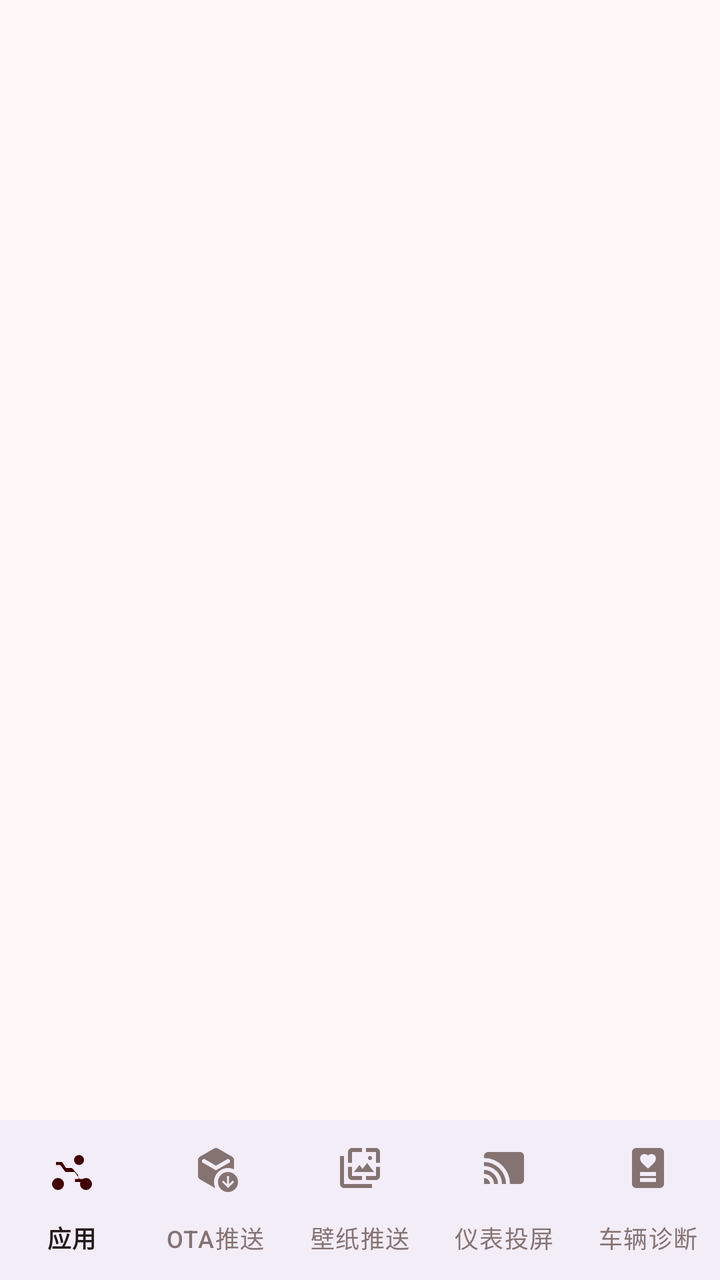
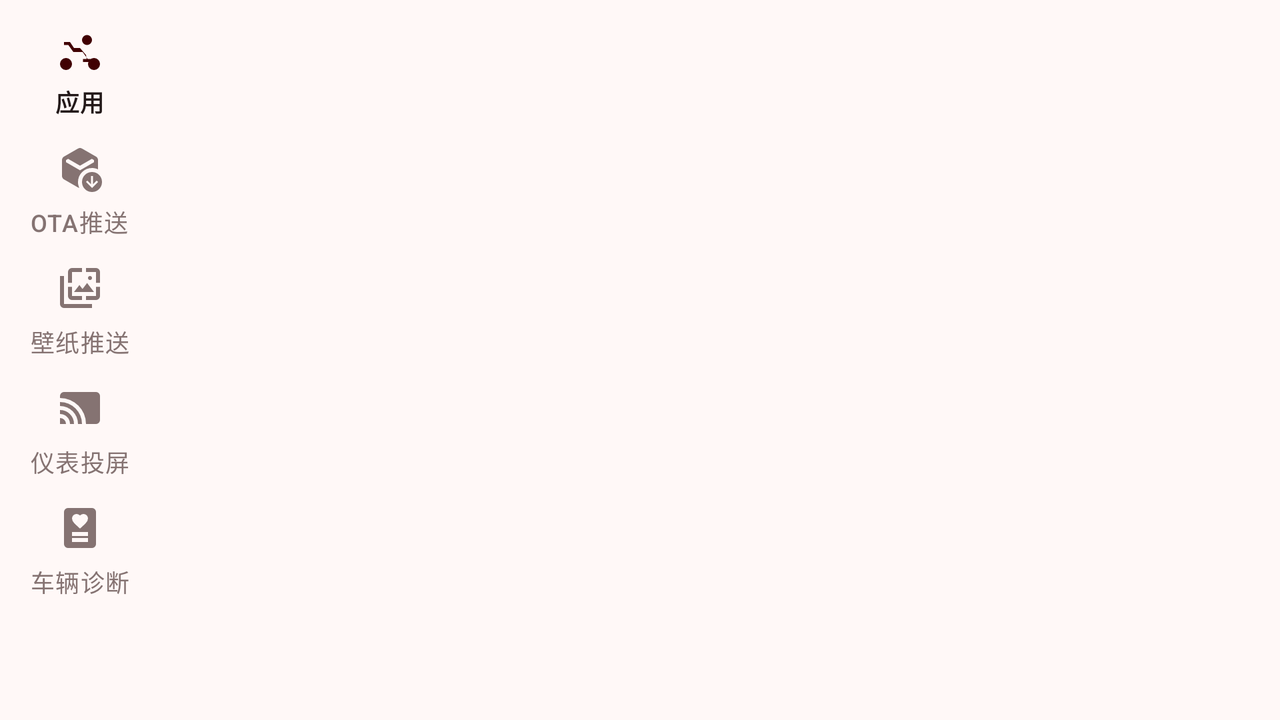

First picture: res/layout/ on a phone held upright. Second picture: the repository's own variant of that layout, on a device whose configuration matches the variant's folder. Source for both follows.
<!-- AndroidManifest.xml: activity theme AppTheme.NoTabAnim -->
<!-- res/layout/activity_main.xml -->
<?xml version="1.0" encoding="utf-8"?>
<androidx.coordinatorlayout.widget.CoordinatorLayout
    xmlns:android="http://schemas.android.com/apk/res/android"
    xmlns:app="http://schemas.android.com/apk/res-auto"
    android:layout_width="match_parent"
    android:layout_height="match_parent"
    android:background="?attr/colorSurface">

    
    <FrameLayout
        android:id="@+id/content"
        android:layout_width="match_parent"
        android:layout_height="match_parent" />

    
    <include
        layout="@layout/view_bottom_nav"
        android:layout_width="match_parent"
        android:layout_height="80dp"
        android:layout_gravity="bottom" />
</androidx.coordinatorlayout.widget.CoordinatorLayout>
<!-- res/layout/view_bottom_nav.xml (included above) -->
<?xml version="1.0" encoding="utf-8"?>
<com.google.android.material.bottomnavigation.BottomNavigationView
    xmlns:android="http://schemas.android.com/apk/res/android"
    xmlns:app="http://schemas.android.com/apk/res-auto"
    android:id="@+id/bottom_nav"
    android:layout_width="match_parent"
    android:layout_height="80dp"
    android:layout_gravity="bottom"
    app:labelVisibilityMode="labeled"
    app:menu="@menu/main_nav" />
<!-- resources referenced by this layout -->
<resources>
  <style name="AppTheme.NoTabAnim" parent="AppTheme">
          <item name="android:windowAnimationStyle">@style/WindowAnimation.None</item>
      </style>
  <style name="AppTheme" parent="Theme.Material3.DayNight.NoActionBar">
          <item name="colorPrimary">#8C4A4E</item>
          <item name="colorOnPrimary">#FFFFFF</item>
          <item name="colorPrimaryContainer">#FFDAD9</item>
          <item name="colorOnPrimaryContainer">#410002</item>
          <item name="colorSecondaryContainer">#FFDAD9</item>
          <item name="colorOnSecondaryContainer">#410002</item>
          <item name="colorSurface">#FFF8F7</item>
          <item name="colorOnSurface">#231919</item>
          <item name="colorOnSurfaceVariant">#857372</item>
          <item name="colorOutline">#D0C4C3</item>
          
          <item name="android:statusBarColor">@android:color/transparent</item>
          <item name="android:navigationBarColor">@android:color/transparent</item>
          <item name="android:windowBackground">?attr/colorSurface</item>
          <item name="android:windowLayoutInDisplayCutoutMode">shortEdges</item>
      </style>
  <style name="WindowAnimation.None" parent="@android:style/Animation.Activity">
          <item name="android:activityOpenEnterAnimation">@null</item>
          <item name="android:activityOpenExitAnimation">@null</item>
          <item name="android:activityCloseEnterAnimation">@null</item>
          <item name="android:activityCloseExitAnimation">@null</item>
          <item name="android:taskOpenEnterAnimation">@null</item>
          <item name="android:taskOpenExitAnimation">@null</item>
          <item name="android:taskCloseEnterAnimation">@null</item>
          <item name="android:taskCloseExitAnimation">@null</item>
      </style>
</resources>
<!-- res/layout-land/activity_main.xml (the repository's variant of the layout above) -->
<!-- drawn on the phone turned sideways -->
<?xml version="1.0" encoding="utf-8"?>
<LinearLayout xmlns:android="http://schemas.android.com/apk/res/android"
    xmlns:app="http://schemas.android.com/apk/res-auto"
    android:layout_width="match_parent"
    android:layout_height="match_parent"
    android:background="?attr/colorSurface"
    android:orientation="horizontal">

    
    <com.google.android.material.navigationrail.NavigationRailView
        android:id="@+id/nav_rail"
        android:layout_width="wrap_content"
        android:layout_height="match_parent"
        app:labelVisibilityMode="labeled"
        app:menu="@menu/main_nav" />

    
    <FrameLayout
        android:id="@+id/content"
        android:layout_width="0dp"
        android:layout_height="match_parent"
        android:layout_weight="1" />
</LinearLayout>
